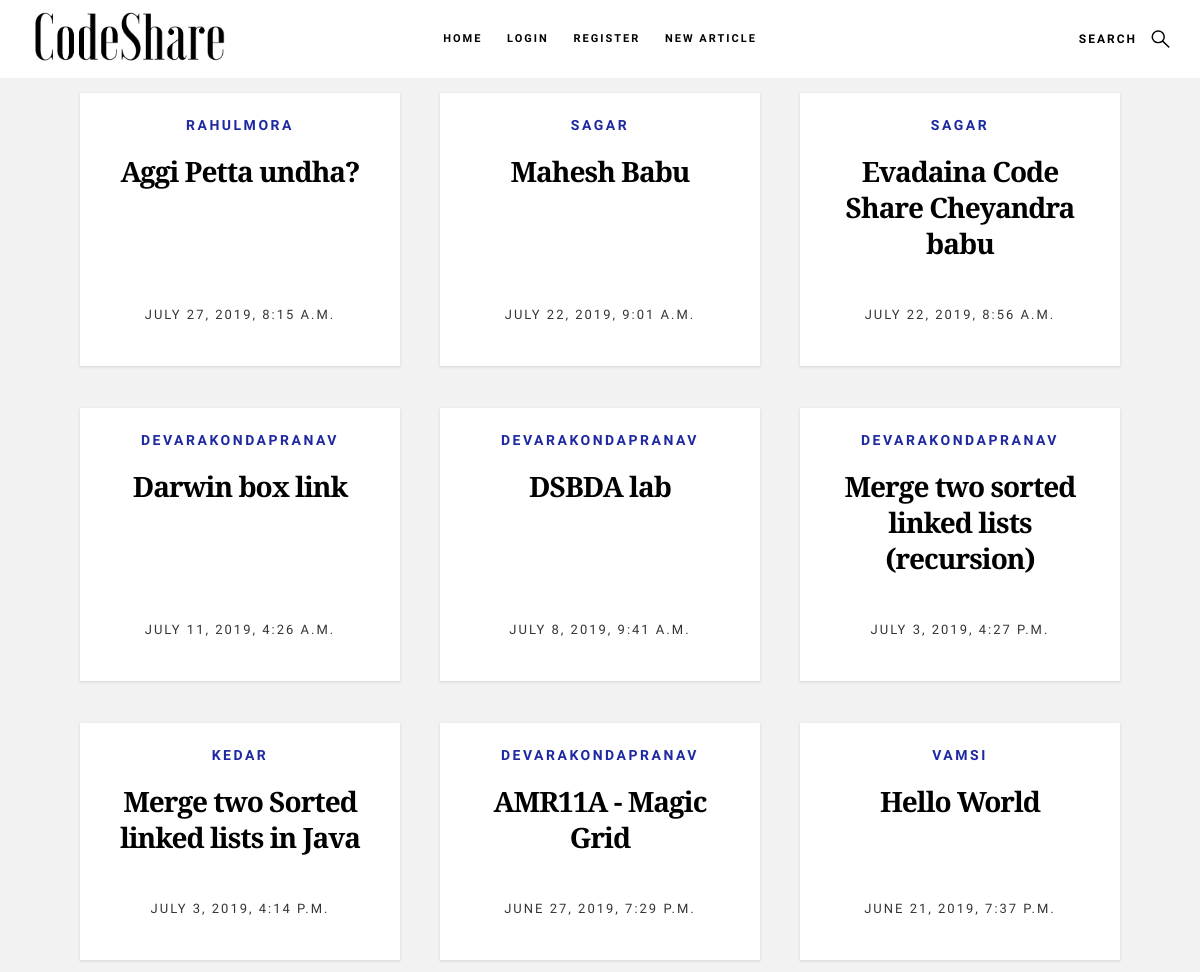
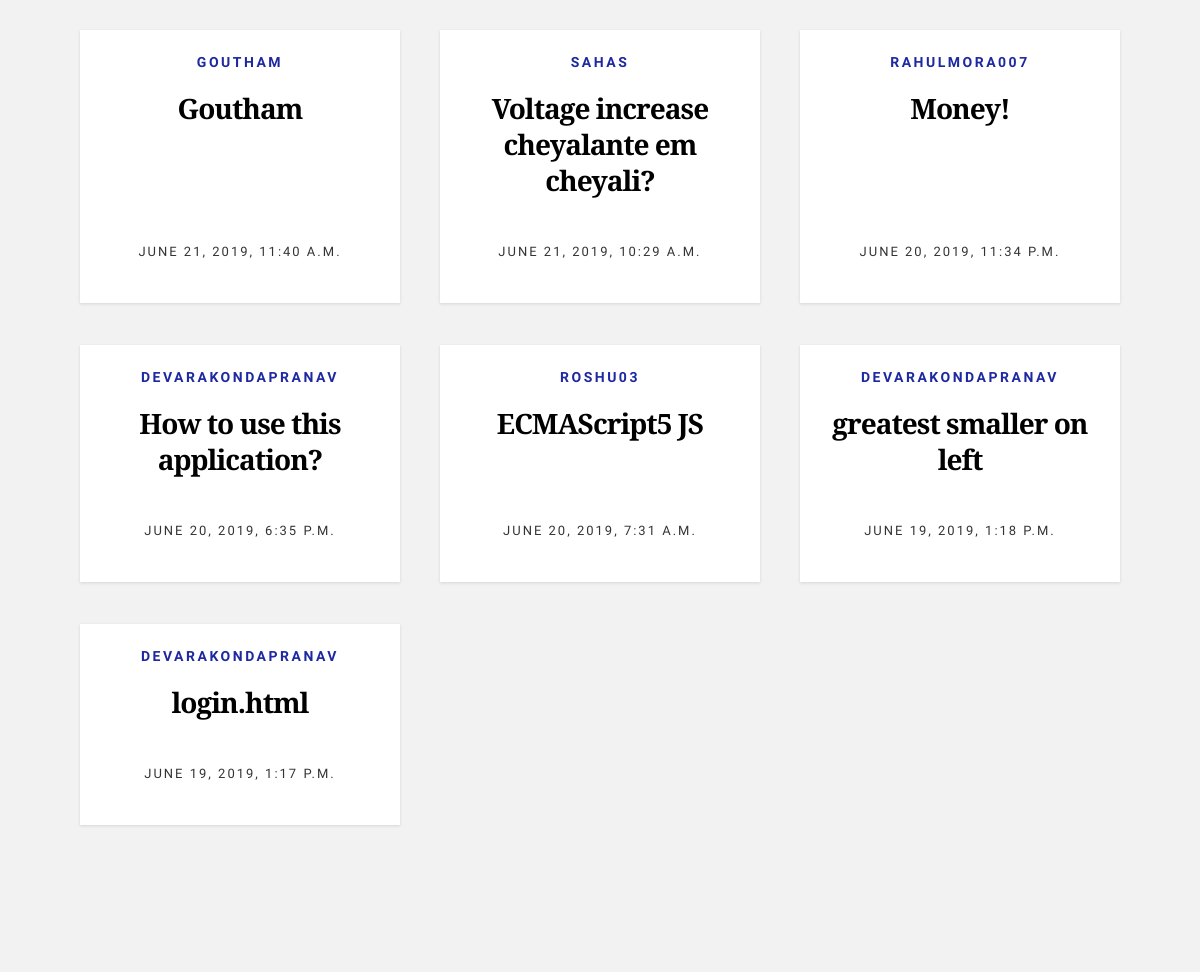
/snippets/, run on the app's committed database (2 pictures, top to bottom).
### snippets/models.py (models this page shows, shortened)
class Code(models.Model):
	code_snippet = models.TextField()
	author = models.CharField(max_length = 200)
	pub_date = models.DateTimeField('date published')
	title = models.CharField(max_length = 100)
	likes = models.IntegerField(default=0)

### snippets/views.py (the view)
# urls.py: 2. Add a URL to urlpatterns:  path('', views.home, name='home')
def home(request):
	a = Code.objects.order_by('-pub_date')[:16]
	context = {"codes_list": a}
	return render(request, 'snippets/home.html', context)

### snippets/templates/snippets/home.html (shortened to what this page needs)
{% extends "snippets/base1.html" %}
{% block content %}
	{% for x in codes_list %}
			<article class="col-block">
                    <div class="item-entry" data-aos="zoom-in">
                        <div class="item-entry__text">
                            <div class="item-entry__cat">
                                <a href="/snippets/profile/{{x.author}}">{{x.author}}</a>
                            </div>
                            <h1 class="item-entry__title"><a href="/snippets/{{x.id}}">{{x.title}}</a></h1>
                            <div class="item-entry__date">
                                <a >{{x.pub_date}}</a>
                            </div>
                        </div>
                    </div>
                </article>
	{% endfor %}
{% endblock %}

### snippets/static/snippets/css/main.css (style rules this page uses)
html { font-size: 10px; }
html, body { height: 100%; }
body { background: #f2f2f2; font-family: "Nunito Sans", sans-serif; font-size: 1.8rem; font-style: normal; font-weight: normal; line-height: 1.8333; color: rgb(242, 242, 242); margin: 0; padding: 0; }
a { color: #1d28a1; -webkit-transition: all 0.3s ease-in-out; transition: all 0.3s ease-in-out; }
h1, h2, h3, h4, h5, h6, .h1, .h2, .h3, .h4, .h5, .h6 { font-family: "Nunito Sans", sans-serif; font-weight: 700; color: #000000; text-rendering: optimizeLegibility; }
h1, .h1, h2, .h2, h3, .h3, h4, .h4 { margin-top: 6rem; margin-bottom: 1.8rem; }
h1, .h1 { font-size: 3.6rem; line-height: 1.25; letter-spacing: -.1rem; }
::placeholder { color: rgba(0, 0, 0, 0.4); }
.entries .col-block { -webkit-box-flex: 0 0 25%; -moz-box-flex: 0 0 25%; -webkit-flex: 0 0 25%; -ms-flex: 0 0 25%; flex: 0 0 25%; max-width: 25%; padding: 0 20px; margin-bottom: 4.2rem; }
.entries .item-entry { height: 100%; background-color: #FFFFFF; padding-bottom: 6rem; text-align: center; box-shadow: 0 1px 3px rgba(0, 0, 0, 0.12); overflow: hidden; position: relative; }
.entries .item-entry__text { padding: 1.5rem 2.4rem 0; }
.entries .item-entry__title { font-family: "Libre Baskerville", serif; font-size: 2.8rem; line-height: 1.286; margin-top: 0; margin-bottom: 4.5rem; }
.entries .item-entry__title a { color: #000000; border-bottom: 1px solid transparent; }
.entries .item-entry__cat { margin-bottom: 1.2rem; }
.entries .item-entry__cat a { font-weight: 700; font-size: 1.4rem; text-transform: uppercase; letter-spacing: .25rem; }
.entries .item-entry__date { font-size: 1.3rem; text-transform: uppercase; letter-spacing: .2rem; position: absolute; left: 50%; bottom: 3.9rem; width: 100%; -webkit-transform: translate3d(-50%, 0, 0); -ms-transform: translate3d(-50%, 0, 0); transform: translate3d(-50%, 0, 0); }
.entries .item-entry__date a { color: rgba(0, 0, 0, 0.8); }
@media only screen and (max-width:1480px) { .entries .col-block { -webkit-box-flex: 0 0 33.33333%; -moz-box-flex: 0 0 33.33333%; -webkit-flex: 0 0 33.33333%; -ms-flex: 0 0 33.33333%; flex: 0 0 33.33333%; max-width: 33.33333%; } }

### data on the page
Code: author "RAHULMORA", title "Aggi Petta undha?", pub_date "JULY 27, 2019, 8:15 A.M."
Code: author "SAGAR", title "Mahesh Babu", pub_date "JULY 22, 2019, 9:01 A.M."
Code: author "SAGAR", title "Evadaina Code Share Cheyandra babu", pub_date "JULY 22, 2019, 8:56 A.M."
Code: author "DEVARAKONDAPRANAV", title "Darwin box link", pub_date "JULY 11, 2019, 4:26 A.M."
Code: author "DEVARAKONDAPRANAV", title "DSBDA lab", pub_date "JULY 8, 2019, 9:41 A.M."
Code: author "DEVARAKONDAPRANAV", title "Merge two sorted linked lists (recursion)", pub_date "JULY 3, 2019, 4:27 P.M."
Code: author "KEDAR", title "Merge two Sorted linked lists in Java", pub_date "JULY 3, 2019, 4:14 P.M."
Code: author "DEVARAKONDAPRANAV", title "AMR11A - Magic Grid", pub_date "JUNE 27, 2019, 7:29 P.M."
Code: author "VAMSI", title "Hello World", pub_date "JUNE 21, 2019, 7:37 P.M."
Code: author "GOUTHAM", title "Goutham", pub_date "JUNE 21, 2019, 11:40 A.M."
Code: author "SAHAS", title "Voltage increase cheyalante em cheyali?", pub_date "JUNE 21, 2019, 10:29 A.M."
Code: author "RAHULMORA007", title "Money!", pub_date "JUNE 20, 2019, 11:34 P.M."
Code: author "DEVARAKONDAPRANAV", title "How to use this application?", pub_date "JUNE 20, 2019, 6:35 P.M."
Code: author "ROSHU03", title "ECMAScript5 JS", pub_date "JUNE 20, 2019, 7:31 A.M."
Code: author "DEVARAKONDAPRANAV", title "greatest smaller on left", pub_date "JUNE 19, 2019, 1:18 P.M."
Code: author "DEVARAKONDAPRANAV", title "login.html", pub_date "JUNE 19, 2019, 1:17 P.M."
